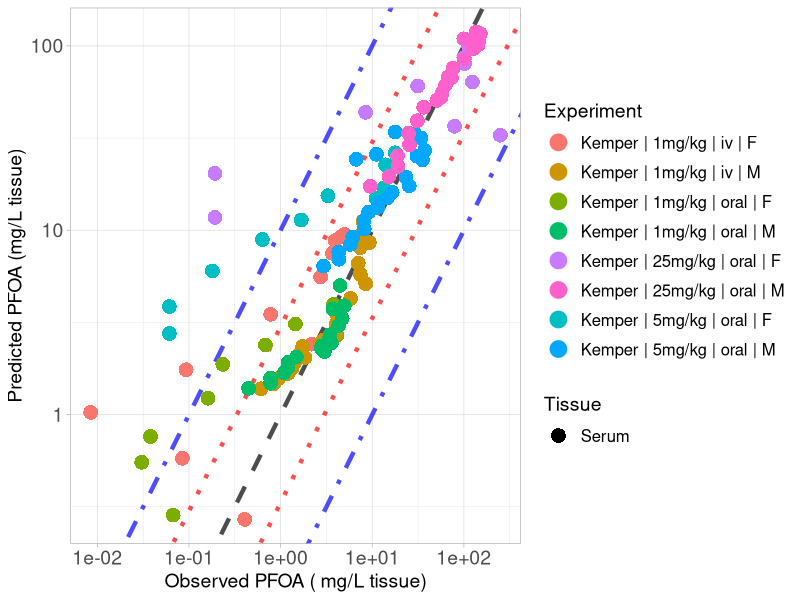

This chart was generated by the following R code:
library(ggplot2)

#setwd("C:/Users/ptsir/Documents/GitHub/PFAS_PBK_models/PFOA inhalation Rat/Validation/Validation_results")
setwd("/Users/eviepapakyriakopoulou/Documents/GitHub/PFAS_PBK_models/PFOA inhalation Rat/Validation/Validation_Scenario24l")

# Load Results 

# 
Kemper_serum_results <- read.csv("Kemper_2003_serum_results.csv", header = T)
Kemper_iv_F_1 <- Kemper_serum_results[Kemper_serum_results$Dose == 1 & Kemper_serum_results$Type == "iv" &
                               Kemper_serum_results$sex == "F", ]
Kemper_iv_F_1$Experiment <- "Kemper | 1mg/kg | iv | F"

Kemper_oral_F_1 <- Kemper_serum_results[Kemper_serum_results$Dose == 1 & Kemper_serum_results$Type == "oral" &
                                 Kemper_serum_results$sex == "F", ]
Kemper_oral_F_1$Experiment <- "Kemper | 1mg/kg | oral | F"

Kemper_oral_F_5 <- Kemper_serum_results[Kemper_serum_results$Dose == 5 & Kemper_serum_results$Type == "oral" &
                                 Kemper_serum_results$sex == "F", ]
Kemper_oral_F_5$Experiment <- "Kemper | 5mg/kg | oral | F"
Kemper_oral_F_25 <- Kemper_serum_results[Kemper_serum_results$Dose == 25 & Kemper_serum_results$Type == "oral" &
                                  Kemper_serum_results$sex == "F", ]
Kemper_oral_F_25$Experiment <- "Kemper | 25mg/kg | oral | F"

Kemper_iv_M_1 <- Kemper_serum_results[Kemper_serum_results$Dose == 1 & Kemper_serum_results$Type == "iv" &
                               Kemper_serum_results$sex == "M", ]
Kemper_iv_M_1$Experiment <- "Kemper | 1mg/kg | iv | M"

Kemper_oral_M_1 <- Kemper_serum_results[Kemper_serum_results$Dose == 1 & Kemper_serum_results$Type == "oral" &
                                 Kemper_serum_results$sex == "M", ]
Kemper_oral_M_1$Experiment <- "Kemper | 1mg/kg | oral | M"

Kemper_oral_M_5 <- Kemper_serum_results[Kemper_serum_results$Dose == 5 & Kemper_serum_results$Type == "oral" &
                                 Kemper_serum_results$sex == "M", ]
Kemper_oral_M_5$Experiment <- "Kemper | 5mg/kg | oral | M"
Kemper_oral_M_25 <- Kemper_serum_results[Kemper_serum_results$Dose == 25 & Kemper_serum_results$Type == "oral" &
                                  Kemper_serum_results$sex == "M", ]
Kemper_oral_M_25$Experiment <- "Kemper | 25mg/kg | oral | M"
# 
# Kudo_high <- Kudo_results[Kudo_results$Dose == 16.560, ] 
# Kudo_high$Experiment <-  "Kudo | 16mg/kg | iv"
# 
# Kim_results <- read.csv("Kim_results.csv", header = T)
# Kim_iv <- Kim_results[Kim_results$Type == "iv",]
# Kim_iv$Experiment <-  "Kim | 1mg/kg | iv"
# 
# Kim_oral <- Kim_results[Kim_results$Type == "oral",]
# Kim_oral$Experiment <-  "Kim | 1mg/kg | oral"


Experiment <- scales::hue_pal()(8)

names(Experiment) <- unique(c( Kemper_iv_F_1$Experiment, Kemper_iv_M_1$Experiment,
                              Kemper_oral_F_1$Experiment,Kemper_oral_M_1$Experiment, Kemper_oral_F_5$Experiment, 
                               
                               Kemper_oral_M_5$Experiment,  Kemper_oral_F_25$Experiment, Kemper_oral_M_25$Experiment))



scatter_plot <- ggplot()+
  geom_abline(intercept = log10(1), slope = 1, linetype = "dashed", color = "black", linewidth = 1.5, alpha = 0.7) +  # Identity line in log10 scale
  geom_abline(intercept = log10(3), slope = 1, linetype = "dotted", color = "red", linewidth = 1.5, alpha = 0.7) +  # +3-fold error line
  geom_abline(intercept = log10(1/3), slope = 1, linetype = "dotted", color = "red", linewidth = 1.5, alpha = 0.7) +  # -3-fold error line
  geom_abline(intercept = log10(10), slope = 1, linetype = "dotdash", color = "blue", linewidth = 1.5, alpha = 0.7) +  # +10-fold error line
  geom_abline(intercept = log10(1/10), slope = 1, linetype = "dotdash", color = "blue", linewidth = 1.5, alpha = 0.7) +  # -10-fold error line
  geom_point(data = Kemper_iv_F_1, aes(x=Observed, y=Predicted, color = Experiment, shape = Tissue), size=4, stroke = 1.5)+
  geom_point(data = Kemper_oral_F_1, aes(x=Observed, y=Predicted, color = Experiment, shape = Tissue), size=4, stroke = 1.5)+
  geom_point(data = Kemper_oral_F_5, aes(x=Observed, y=Predicted, color = Experiment, shape = Tissue), size=4, stroke = 1.5)+
  geom_point(data = Kemper_oral_F_25, aes(x=Observed, y=Predicted, color = Experiment, shape = Tissue), size=4, stroke = 1.5)+
  geom_point(data = Kemper_iv_M_1, aes(x=Observed, y=Predicted, color = Experiment, shape = Tissue), size=4, stroke = 1.5)+
  geom_point(data = Kemper_oral_M_1, aes(x=Observed, y=Predicted, color = Experiment, shape = Tissue), size=4, stroke = 1.5)+
  geom_point(data = Kemper_oral_M_5, aes(x=Observed, y=Predicted, color = Experiment, shape = Tissue), size=4, stroke = 1.5)+
  geom_point(data = Kemper_oral_M_25, aes(x=Observed, y=Predicted, color = Experiment, shape = Tissue), size=4, stroke = 1.5)+
  scale_y_log10()+
  scale_x_log10()+
  scale_color_manual(values = Experiment)+
  theme(legend.spacing.y = unit(1, 'cm')) +
  guides(fill = guide_legend(byrow = TRUE))+
  theme_light()+
  labs(y = "Predicted PFOA (mg/L tissue)",
       x = "Observed PFOA ( mg/L tissue)")+
  theme(plot.title = element_text(hjust = 0.5),
        legend.key.size = unit(0.75, 'cm'),  
        legend.title = element_text(size=14),
        legend.text = element_text(size=12,  hjust = 0),
        axis.text = element_text(size = 14),
        axis.title = element_text(size = 14),
        )

#print(scatter_plot)

ggsave("validation_plot_PFOA_serum.png", scatter_plot, width = 11, height = 7, units = "in", dpi = 300)
